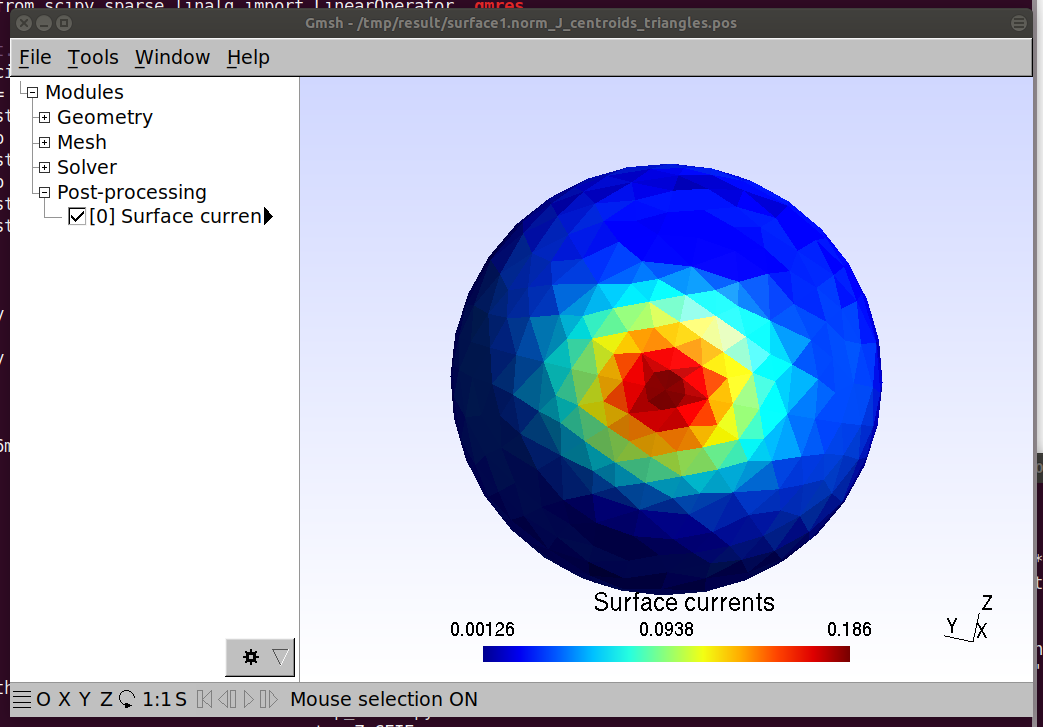
#> input picture imgs/surface1.norm_J_centroids_triangles.png, 1043 x 727 px
$ python -i ReadWriteBlitzArray.py   (imports and definitions only)
#> lines starting #> are read from the running program, lines starting #| are printed output that depends on the picture
#######################################################################
##
## ReadWriteBlitzArray.py
##
## Copyright (C) 2014 Idesbald Van den Bosch
##
## This file is part of Puma-EM.
##
## Puma-EM is free software: you can redistribute it and/or modify
## it under the terms of the GNU General Public License as published by
## the Free Software Foundation, either version 3 of the License, or
## (at your option) any later version.
##
## Puma-EM is distributed in the hope that it will be useful,
## but WITHOUT ANY WARRANTY; without even the implied warranty of
## MERCHANTABILITY or FITNESS FOR A PARTICULAR PURPOSE.  See the
## GNU General Public License for more details.
##
## You should have received a copy of the GNU General Public License
## along with Puma-EM.  If not, see <http://www.gnu.org/licenses/>.
##
## Suggestions/bugs : <vandenbosch.idesbald@gmail.com>
##
#######################################################################

import os, sys
import numpy
from scipy import zeros, real, imag, array

# [67 lines left out: functions readIntFromDisk, readFloatFromDisk, writeScalarToDisk, writeASCIIBlitzArrayToDisk, not called in this run]


def get2DArrayDimensions(data):
    # we need to take into account the new Blitz++ ASCII format
    # for expressing an array's dimensions
    indLines_expr, indColumns_expr = data.split('x')[0], data.split('x')[1]
    if '(' not in indLines_expr and ',' not in indLines_expr and ')' not in indLines_expr:
        Nl, Nc = int(indLines_expr), int(indColumns_expr)
    else:
        indLines_expr = indLines_expr.replace('(','')
        indLines_expr = indLines_expr.replace(')','')
        indLines_expr = indLines_expr.replace('\n','')
        indColumns_expr = indColumns_expr.replace('(','')
        indColumns_expr = indColumns_expr.replace(')','')
        indColumns_expr = indColumns_expr.replace('\n','')
        startIndLines, endIndLines = int(indLines_expr.split(',')[0]), int(indLines_expr.split(',')[1])
        startIndColumns, endIndColumns = int(indColumns_expr.split(',')[0]), int(indColumns_expr.split(',')[1])
        Nl = endIndLines - startIndLines + 1
        Nc = endIndColumns - startIndColumns + 1
    return Nl, Nc

# [109 lines left out: functions readASCIIBlitzIntArray2DFromDisk, readASCIIBlitzComplexFloatArray2DFromDisk, readASCIIBlitzFloatArray2DFromDisk, readASCIIBlitzFloatArray1DFromDisk, readASCIIBlitzIntArray1DFromDisk, writeBlitzArrayToDisk and 2 more, not called in this run]


# [2 lines not run here, left out]
#    filename = './tmp/x.txt'
#    writeScalarToDisk(x, filename)

>>> import cv2
>>> picture = cv2.imread('imgs/surface1.norm_J_centroids_triangles.png', cv2.IMREAD_GRAYSCALE)
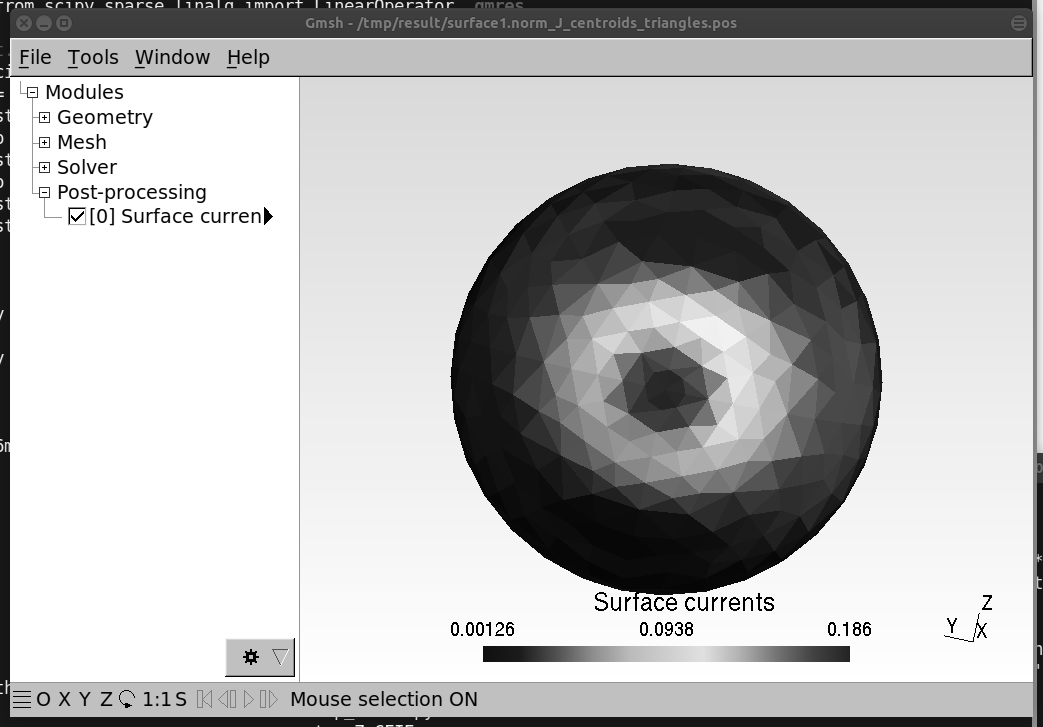
#> picture: shape (727, 1043); min 0, max 255, mean 186
#> (the run stopped early here; a loop or call above may not have finished)
